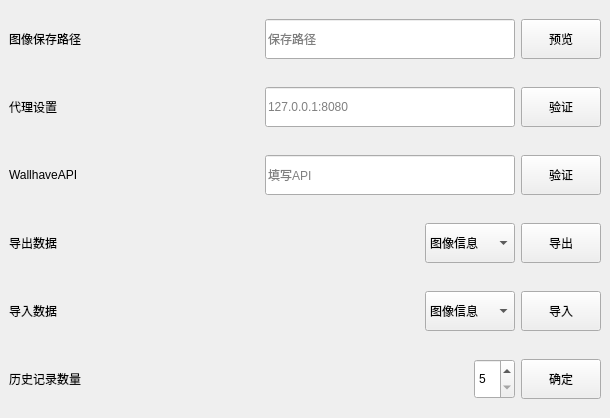
<?xml version="1.0" encoding="UTF-8"?>
<ui version="4.0">
 <class>set_page</class>
 <widget class="QWidget" name="set_page">
  <property name="geometry">
   <rect>
    <x>0</x>
    <y>0</y>
    <width>610</width>
    <height>418</height>
   </rect>
  </property>
  <property name="windowTitle">
   <string>Form</string>
  </property>
  <layout class="QVBoxLayout" name="verticalLayout">
   <property name="spacing">
    <number>10</number>
   </property>
   <property name="leftMargin">
    <number>0</number>
   </property>
   <property name="topMargin">
    <number>10</number>
   </property>
   <property name="rightMargin">
    <number>0</number>
   </property>
   <property name="bottomMargin">
    <number>0</number>
   </property>
   <item>
    <widget class="CardWidget" name="widget" native="true">
     <layout class="QHBoxLayout" name="horizontalLayout">
      <item>
       <widget class="StrongBodyLabel" name="label_save_dir">
        <property name="styleSheet">
         <string notr="true">font: 14pt &quot;Microsoft YaHei UI&quot;;</string>
        </property>
        <property name="text">
         <string>图像保存路径</string>
        </property>
       </widget>
      </item>
      <item>
       <spacer name="horizontalSpacer">
        <property name="orientation">
         <enum>Qt::Orientation::Horizontal</enum>
        </property>
        <property name="sizeHint" stdset="0">
         <size>
          <width>40</width>
          <height>20</height>
         </size>
        </property>
       </spacer>
      </item>
      <item>
       <widget class="LineEdit" name="lineEdit_save_dir">
        <property name="minimumSize">
         <size>
          <width>250</width>
          <height>40</height>
         </size>
        </property>
        <property name="placeholderText">
         <string>保存路径</string>
        </property>
       </widget>
      </item>
      <item>
       <widget class="PrimaryPushButton" name="pushButton_save_dir">
        <property name="minimumSize">
         <size>
          <width>0</width>
          <height>40</height>
         </size>
        </property>
        <property name="text">
         <string>预览</string>
        </property>
       </widget>
      </item>
     </layout>
    </widget>
   </item>
   <item>
    <widget class="CardWidget" name="widget_2" native="true">
     <layout class="QHBoxLayout" name="horizontalLayout_2">
      <item>
       <widget class="StrongBodyLabel" name="label_proxy">
        <property name="styleSheet">
         <string notr="true">font: 14pt &quot;Microsoft YaHei UI&quot;;</string>
        </property>
        <property name="text">
         <string>代理设置      </string>
        </property>
       </widget>
      </item>
      <item>
       <spacer name="horizontalSpacer_2">
        <property name="orientation">
         <enum>Qt::Orientation::Horizontal</enum>
        </property>
        <property name="sizeHint" stdset="0">
         <size>
          <width>40</width>
          <height>20</height>
         </size>
        </property>
       </spacer>
      </item>
      <item>
       <widget class="LineEdit" name="lineEdit_proxy">
        <property name="minimumSize">
         <size>
          <width>250</width>
          <height>40</height>
         </size>
        </property>
        <property name="placeholderText">
         <string>127.0.0.1:8080</string>
        </property>
       </widget>
      </item>
      <item>
       <widget class="PrimaryPushButton" name="pushButton_proxy">
        <property name="minimumSize">
         <size>
          <width>0</width>
          <height>40</height>
         </size>
        </property>
        <property name="text">
         <string>验证</string>
        </property>
       </widget>
      </item>
     </layout>
    </widget>
   </item>
   <item>
    <widget class="CardWidget" name="widget_3" native="true">
     <layout class="QHBoxLayout" name="horizontalLayout_3">
      <item>
       <widget class="StrongBodyLabel" name="label_api">
        <property name="styleSheet">
         <string notr="true">font: 14pt &quot;Microsoft YaHei UI&quot;;</string>
        </property>
        <property name="text">
         <string>WallhaveAPI</string>
        </property>
       </widget>
      </item>
      <item>
       <spacer name="horizontalSpacer_6">
        <property name="orientation">
         <enum>Qt::Orientation::Horizontal</enum>
        </property>
        <property name="sizeHint" stdset="0">
         <size>
          <width>40</width>
          <height>20</height>
         </size>
        </property>
       </spacer>
      </item>
      <item>
       <widget class="LineEdit" name="lineEdit_api">
        <property name="minimumSize">
         <size>
          <width>250</width>
          <height>40</height>
         </size>
        </property>
        <property name="placeholderText">
         <string>填写API</string>
        </property>
       </widget>
      </item>
      <item>
       <widget class="PrimaryPushButton" name="pushButton_api">
        <property name="minimumSize">
         <size>
          <width>0</width>
          <height>40</height>
         </size>
        </property>
        <property name="text">
         <string>验证</string>
        </property>
       </widget>
      </item>
     </layout>
    </widget>
   </item>
   <item>
    <widget class="CardWidget" name="widget_4" native="true">
     <layout class="QHBoxLayout" name="horizontalLayout_4">
      <item>
       <widget class="StrongBodyLabel" name="label_output">
        <property name="styleSheet">
         <string notr="true">font: 14pt &quot;Microsoft YaHei UI&quot;;</string>
        </property>
        <property name="text">
         <string>导出数据</string>
        </property>
       </widget>
      </item>
      <item>
       <spacer name="horizontalSpacer_3">
        <property name="orientation">
         <enum>Qt::Orientation::Horizontal</enum>
        </property>
        <property name="sizeHint" stdset="0">
         <size>
          <width>40</width>
          <height>20</height>
         </size>
        </property>
       </spacer>
      </item>
      <item>
       <widget class="ComboBox" name="comboBox_output">
        <property name="minimumSize">
         <size>
          <width>0</width>
          <height>40</height>
         </size>
        </property>
        <item>
         <property name="text">
          <string>图像信息</string>
         </property>
        </item>
        <item>
         <property name="text">
          <string>收藏夹数据</string>
         </property>
        </item>
       </widget>
      </item>
      <item>
       <widget class="PrimaryPushButton" name="pushButton_output">
        <property name="minimumSize">
         <size>
          <width>0</width>
          <height>40</height>
         </size>
        </property>
        <property name="text">
         <string>导出</string>
        </property>
       </widget>
      </item>
     </layout>
    </widget>
   </item>
   <item>
    <widget class="CardWidget" name="widget_5" native="true">
     <layout class="QHBoxLayout" name="horizontalLayout_5">
      <item>
       <widget class="StrongBodyLabel" name="label_input">
        <property name="styleSheet">
         <string notr="true">font: 14pt &quot;Microsoft YaHei UI&quot;;</string>
        </property>
        <property name="text">
         <string>导入数据</string>
        </property>
       </widget>
      </item>
      <item>
       <spacer name="horizontalSpacer_4">
        <property name="orientation">
         <enum>Qt::Orientation::Horizontal</enum>
        </property>
        <property name="sizeHint" stdset="0">
         <size>
          <width>40</width>
          <height>20</height>
         </size>
        </property>
       </spacer>
      </item>
      <item>
       <widget class="ComboBox" name="comboBox_input">
        <property name="minimumSize">
         <size>
          <width>0</width>
          <height>40</height>
         </size>
        </property>
        <item>
         <property name="text">
          <string>图像信息</string>
         </property>
        </item>
        <item>
         <property name="text">
          <string>收藏夹数据</string>
         </property>
        </item>
       </widget>
      </item>
      <item>
       <widget class="PrimaryPushButton" name="pushButton_input">
        <property name="minimumSize">
         <size>
          <width>0</width>
          <height>40</height>
         </size>
        </property>
        <property name="text">
         <string>导入</string>
        </property>
       </widget>
      </item>
     </layout>
    </widget>
   </item>
   <item>
    <widget class="CardWidget" name="widget_6" native="true">
     <layout class="QHBoxLayout" name="horizontalLayout_6">
      <item>
       <widget class="StrongBodyLabel" name="label_history">
        <property name="styleSheet">
         <string notr="true">font: 14pt &quot;Microsoft YaHei UI&quot;;</string>
        </property>
        <property name="text">
         <string>历史记录数量</string>
        </property>
       </widget>
      </item>
      <item>
       <spacer name="horizontalSpacer_5">
        <property name="orientation">
         <enum>Qt::Orientation::Horizontal</enum>
        </property>
        <property name="sizeHint" stdset="0">
         <size>
          <width>40</width>
          <height>20</height>
         </size>
        </property>
       </spacer>
      </item>
      <item>
       <widget class="SpinBox" name="spinBox_history">
        <property name="minimumSize">
         <size>
          <width>0</width>
          <height>40</height>
         </size>
        </property>
        <property name="minimum">
         <number>5</number>
        </property>
        <property name="maximum">
         <number>20</number>
        </property>
       </widget>
      </item>
      <item>
       <widget class="PrimaryPushButton" name="pushButton_history_num">
        <property name="minimumSize">
         <size>
          <width>0</width>
          <height>40</height>
         </size>
        </property>
        <property name="text">
         <string>确定</string>
        </property>
       </widget>
      </item>
     </layout>
    </widget>
   </item>
   <item>
    <spacer name="verticalSpacer">
     <property name="orientation">
      <enum>Qt::Orientation::Vertical</enum>
     </property>
     <property name="sizeHint" stdset="0">
      <size>
       <width>20</width>
       <height>40</height>
      </size>
     </property>
    </spacer>
   </item>
  </layout>
 </widget>
 <customwidgets>
  <customwidget>
   <class>PrimaryPushButton</class>
   <extends>QPushButton</extends>
   <header>qfluentwidgets.components.widgets</header>
  </customwidget>
  <customwidget>
   <class>ComboBox</class>
   <extends>QComboBox</extends>
   <header>qfluentwidgets.components.widgets</header>
  </customwidget>
  <customwidget>
   <class>CardWidget</class>
   <extends>QWidget</extends>
   <header>qfluentwidgets.components.widgets</header>
   <container>1</container>
  </customwidget>
  <customwidget>
   <class>StrongBodyLabel</class>
   <extends>QLabel</extends>
   <header>qfluentwidgets.components.widgets</header>
  </customwidget>
  <customwidget>
   <class>LineEdit</class>
   <extends>QLineEdit</extends>
   <header>qfluentwidgets</header>
  </customwidget>
  <customwidget>
   <class>SpinBox</class>
   <extends>QSpinBox</extends>
   <header>qfluentwidgets</header>
  </customwidget>
 </customwidgets>
 <resources/>
 <connections/>
</ui>
